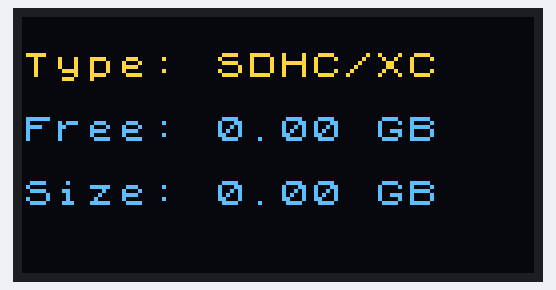
Recording of a sketch running on a simulated ESP32. On the bench: 128×64 one-colour display. The OLED is the two-colour kind (top 16 rows yellow); storage starts empty.

Above: at 0.2 s.

The sketch:

SD_Card_Checker.ino
```cpp
#include <SPI.h>
#include <SD.h>
#include <Wire.h>
#include <U8g2lib.h>

#define SD_CS   3
#define OLED_SDA 4
#define OLED_SCL 5

U8X8_SH1106_128X64_NONAME_HW_I2C u8x8(U8X8_PIN_NONE);

void showMessage(const char* line1, const char* line2 = "", const char* line3 = "") {
  u8x8.clear();
  u8x8.drawString(0, 1, line1);
  u8x8.drawString(0, 3, line2);
  u8x8.drawString(0, 5, line3);
}

void setup() {
  Wire.begin(OLED_SDA, OLED_SCL);
  u8x8.begin();
  u8x8.setFont(u8x8_font_chroma48medium8_r);

  showMessage("SD Checker", "Insert Card...");

  SPI.begin(8, 9, 10, SD_CS);

  if (!SD.begin(SD_CS)) {
    showMessage("Card Error!", "No SD Card", "Or Bad Format");
    return;
  }

  uint8_t cardType = SD.cardType();
  if (cardType == CARD_NONE) {
    showMessage("No SD Card", "Detected!");
    return;
  }

  uint64_t totalBytes = SD.totalBytes();
  uint64_t usedBytes = SD.usedBytes();
  uint64_t freeBytes = totalBytes - usedBytes;

  float totalGB = (float)totalBytes / (1024.0 * 1024.0 * 1024.0);
  float freeGB = (float)freeBytes / (1024.0 * 1024.0 * 1024.0);

  char line1Buf[17];
  char line2Buf[17];
  char line3Buf[17];

  if (cardType == CARD_MMC) {
    snprintf(line1Buf, sizeof(line1Buf), "Type: MMC");
  } else if (cardType == CARD_SD) {
    snprintf(line1Buf, sizeof(line1Buf), "Type: SDSC");
  } else if (cardType == CARD_SDHC) {
    snprintf(line1Buf, sizeof(line1Buf), "Type: SDHC/XC");
  } else {
    snprintf(line1Buf, sizeof(line1Buf), "Type: Unknown");
  }

  snprintf(line2Buf, sizeof(line2Buf), "Free: %.2f GB", freeGB);
  snprintf(line3Buf, sizeof(line3Buf), "Size: %.2f GB", totalGB);

  showMessage(line1Buf, line2Buf, line3Buf);
}

void loop() {
}
```
